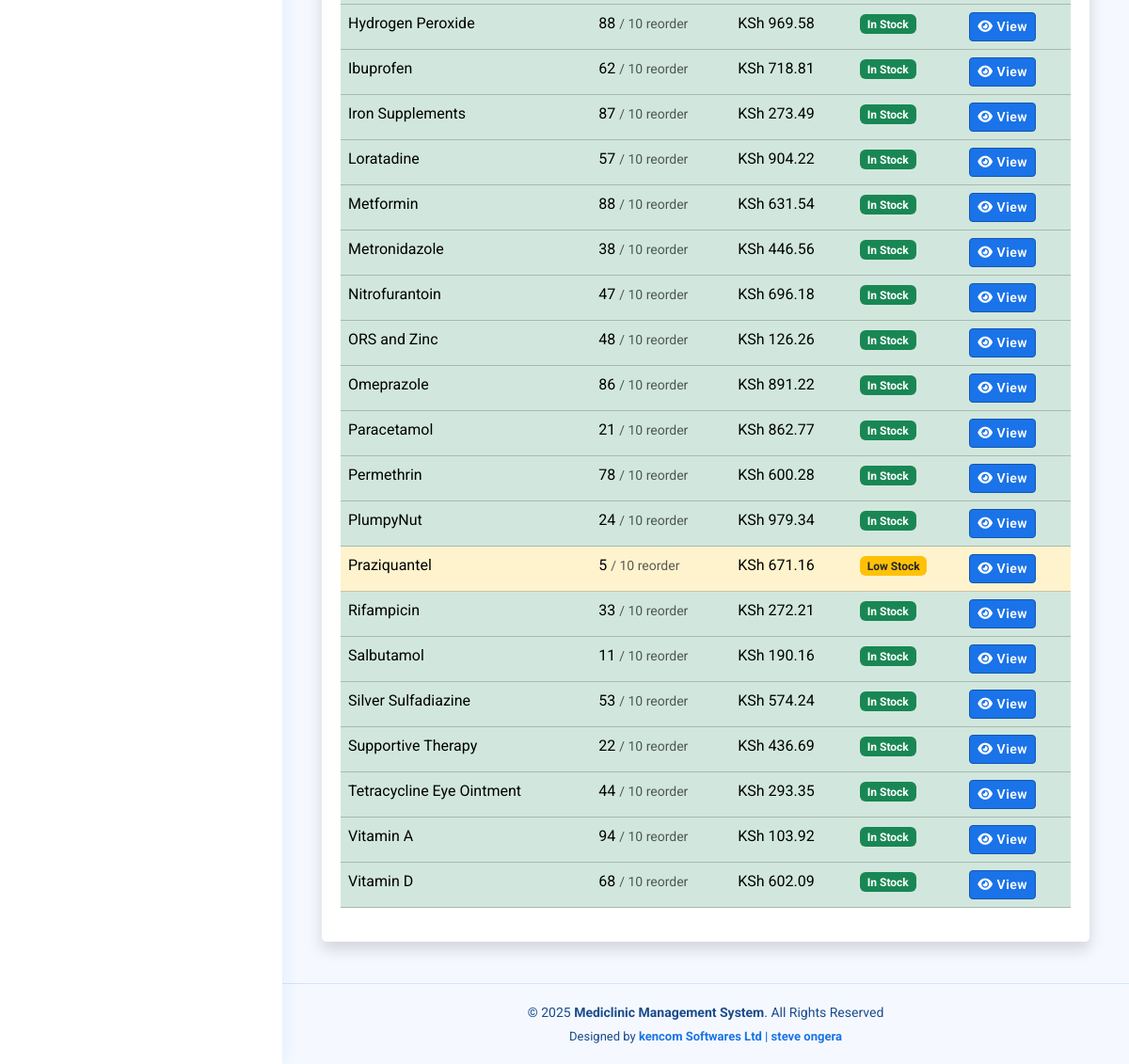
The app's page /medicine-categories/26/ (signed in, lower part), older data.
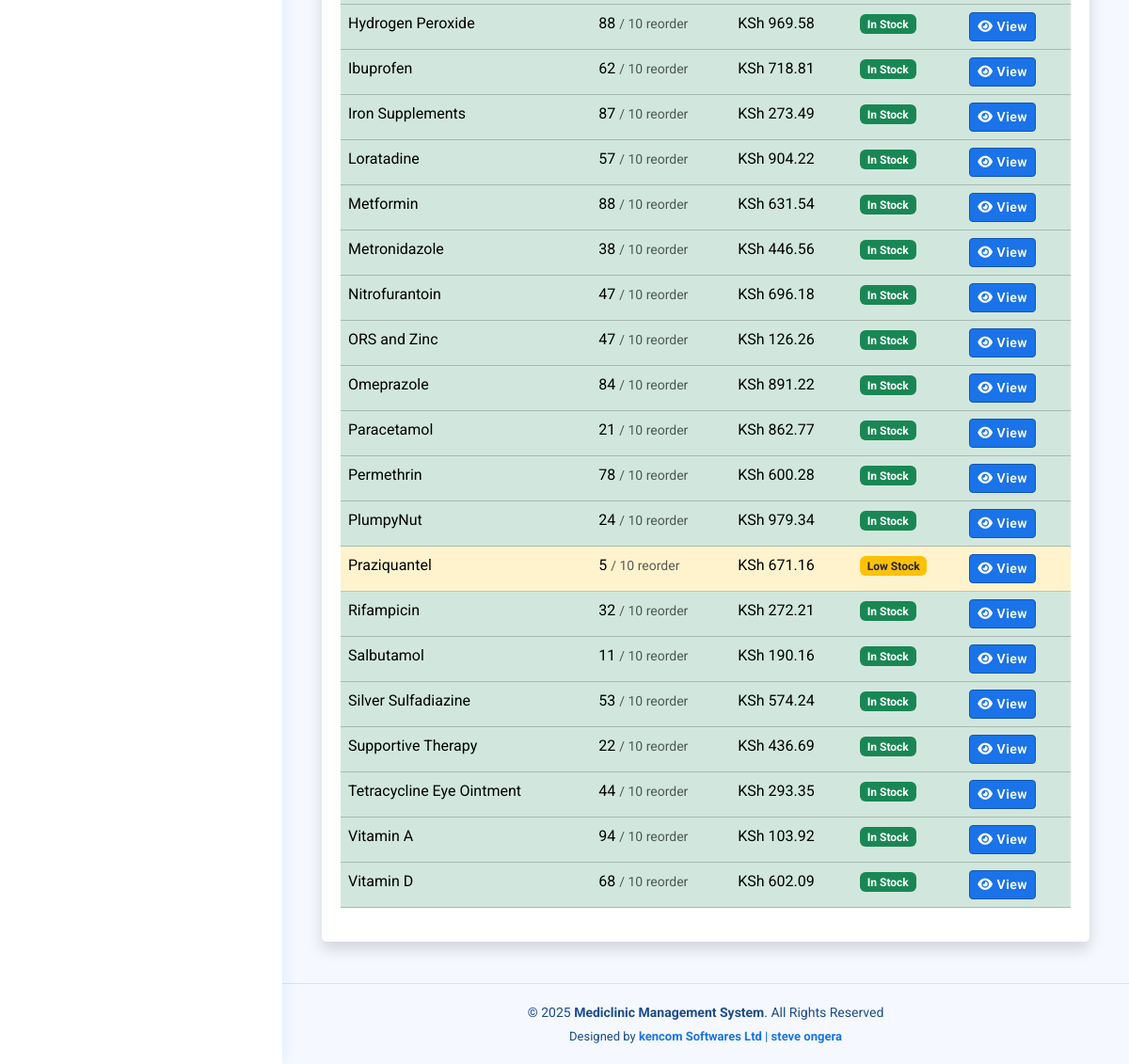
The same page, newer data.
### myapplication/models.py (models this page shows, shortened)
class Medicine(models.Model):
    name = models.CharField(max_length=200)
    category = models.ForeignKey('MedicineCategory', on_delete=models.SET_NULL, null=True, blank=True)
    description = models.TextField(blank=True, null=True)
    quantity_in_stock = models.PositiveIntegerField(default=0)
    unit_price = models.DecimalField(max_digits=10, decimal_places=2)
    reorder_level = models.PositiveIntegerField(default=10)
    manufacturer = models.CharField(max_length=200, blank=True, null=True)
    expiry_date = models.DateField(blank=True, null=True)
    batch_number = models.CharField(max_length=100, blank=True, null=True)
    image = models.ImageField(upload_to='medicine_images/', blank=True, null=True)  # ✅ New field
    created_at = models.DateTimeField(auto_now_add=True)
    updated_at = models.DateTimeField(auto_now=True)
    @property
    def is_low_stock(self):
        return self.quantity_in_stock <= self.reorder_level

### myapplication/views.py (the view)
# urls.py: path('medicine-categories/<int:category_id>/', views.medicine_category_detail, name='medicine_category_detail'),
@login_required
def medicine_category_detail(request, category_id):
    category = get_object_or_404(MedicineCategory, pk=category_id)
    medicines = Medicine.objects.filter(category=category).order_by('name')
    critical = medicines.filter(quantity_in_stock__lte=F('reorder_level')/2).count()
    warning = medicines.filter(
        quantity_in_stock__gt=F('reorder_level')/2,
        quantity_in_stock__lte=F('reorder_level')
    ).count()
    sufficient = medicines.filter(quantity_in_stock__gt=F('reorder_level')).count()
    context = {
        'category': category,
        'medicines': medicines,
        'critical_count': critical,
        'warning_count': warning,
        'sufficient_count': sufficient,
        'total_medicines': medicines.count(),
    }
    return render(request, 'medicines/category_detail.html', context)

### templates/medicines/category_detail.html (shortened to what this page needs)
{% extends 'base/base.html' %}
{% load static %}
{% block content %}
<div class="container-fluid">
    <div class="card shadow mb-4">
        <div class="card-body">
            {% if medicines %}
            <div class="table-responsive">
                <table class="table table-hover">
                    <tbody>
                        {% for medicine in medicines %}
                        <tr class="{% if medicine.quantity_in_stock <= medicine.reorder_level|divisibleby:2 %}table-danger
                                  {% elif medicine.is_low_stock %}table-warning
                                  {% else %}table-success{% endif %}">
                            <td>{{ medicine.name }}</td>
                            <td>
                                {{ medicine.quantity_in_stock }}
                                <small class="text-muted">/ {{ medicine.reorder_level }} reorder</small>
                            </td>
                            <td>KSh {{ medicine.unit_price }}</td>
                            <td>
                                {% if medicine.quantity_in_stock <= medicine.reorder_level|divisibleby:2 %}
                                <span class="badge bg-danger">Critical</span>
                                {% elif medicine.is_low_stock %}
                                <span class="badge bg-warning text-dark">Low Stock</span>
                                {% else %}
                                <span class="badge bg-success">In Stock</span>
                                {% endif %}
                            </td>
                            <td>
                                <a href="{% url 'medicine_detail' medicine.pk %}" class="btn btn-sm btn-primary">
                                    <i class="fas fa-eye"></i> View
                                </a>
                            </td>
                        </tr>
                        {% endfor %}
                    </tbody>
                </table>
            </div>
            {% endif %}
        </div>
    </div>
</div>
{% endblock %}

Row changes from the older to the newer data that the page shows:
changed Medicine "ORS and Zinc": quantity_in_stock "48" → "47"
changed Medicine "Omeprazole": quantity_in_stock "86" → "84"
changed Medicine "Rifampicin": quantity_in_stock "33" → "32"
